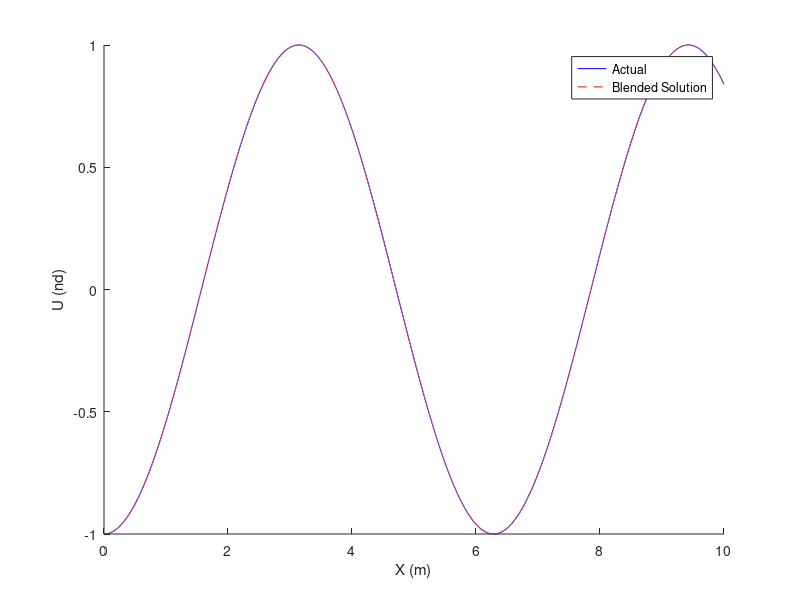
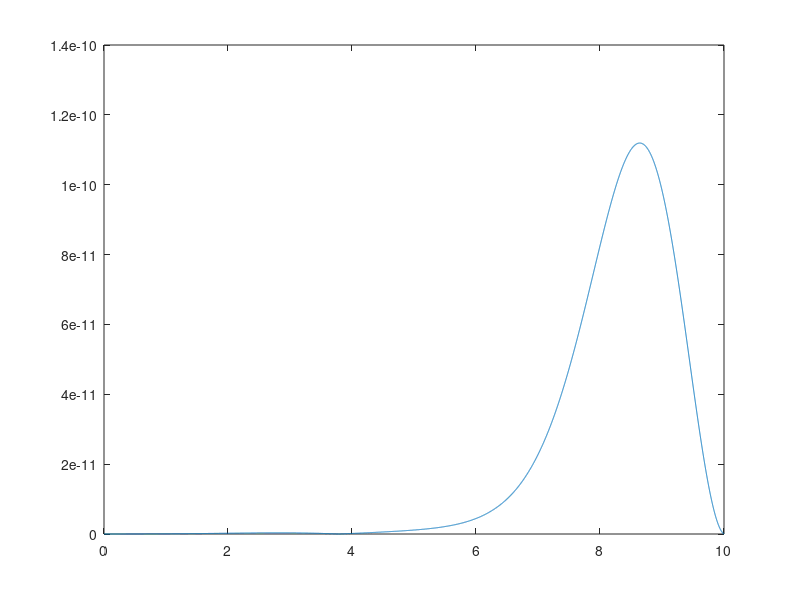

The MATLAB source for these figures, in order:
function nonlin_fdm_RK4()

clc
close all

%%%% u'' - u' + u^2 = cos^2(x) - sin(x) + cos(x) = f(x)

%%% u '' = f + u' - u^2

%%% let z = [u,u'] then z' = [u',u''] and integrate forward
N = 10000;
L = 10;

x = linspace(0,L,N);
dx = x(2) - x(1);
f = (cos(x)).^2 - sin(x) + cos(x);

%%%Actual Solution
u_actual = -cos(x);
u_prime_actual = sin(x);

%%%Propogate forward from left
zL_approx = [0*u_actual;0*u_actual];

%%%ICs - Use actual solution as initial conditions
zL_approx(:,1) = [u_actual(1);u_prime_actual(1)];

for idx = 1:length(x)-1
    %%%RK4
    zi = zL_approx(:,idx);
    xi = x(idx);
    k1 = D(zi,xi);
    k2 = D(zi+k1*dx/2,xi+dx/2);
    k3 = D(zi+k2*dx/2,xi+dx/2);
    k4 = D(zi+k3*dx,xi+dx);
    phi = (1/6)*(k1 + 2*k2 + 2*k3 + k4);
    zL_approx(:,idx+1) = zi + phi*dx;
end

%%%Propogate backwards from right
zR_approx = [0*u_actual;0*u_actual];

%%%ICs - Use actual solution as initial conditions
zR_approx(:,end) = [u_actual(end);u_prime_actual(end)];

for idx = length(x):-1:2
    %%%RK4
    zi = zR_approx(:,idx);
    xi = x(idx);
    k1 = D(zi,xi);
    k2 = D(zi-k1*dx/2,xi-dx/2);
    k3 = D(zi-k2*dx/2,xi-dx/2);
    k4 = D(zi-k3*dx,xi-dx);
    phi = (1/6)*(k1 + 2*k2 + 2*k3 + k4);
    zR_approx(:,idx-1) = zi - phi*dx;
end

uL_approx = zL_approx(1,:);
uR_approx = zR_approx(1,:);

%%%Blend Solutions using weighted interpolation
weight1 = 1-x/L;
weight2 = 1-weight1;
u_approx = weight1.*uL_approx + weight2.*uR_approx;

h1 = figure();
ax1 = gca;
hold on
xlabel('X (m)')
ylabel('U (nd)')
plot(ax1,x,u_actual,'b-')
%plot(ax1,x,uL_approx,'g--')
%plot(ax1,x,uR_approx,'r--')
plot(ax1,x,u_approx,'r--')
%legend('Actual','Left Integrator','Right Integrator','Blended Solution')
legend('Actual','Blended Solution')

figure()
plot(x,abs(u_actual-u_approx))

function zprime = D(z,x)
u = z(1);
uprime = z(2);
udblprime = f(x) + uprime - u^2;
zprime = [uprime;udblprime];

function out = f(x)

out = (cos(x)).^2 - sin(x) + cos(x);
